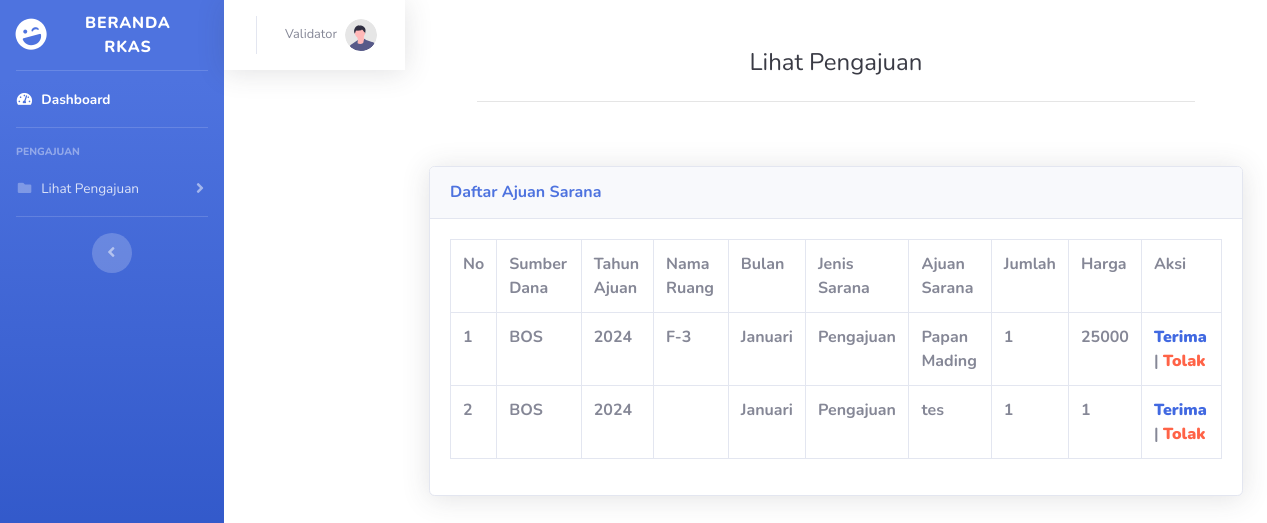
/rkas/validatorsarana.php?id=702205615, run on the app's committed database.
### tables this page shows
CREATE TABLE `tb_user` (
  `id_user` int(10) NOT NULL,
  `nama_user` varchar(60) NOT NULL,
  `nama` char(100) NOT NULL,
  `password` varchar(100) NOT NULL,
  `id_bagian` int(4) NOT NULL,
  `status` varchar(30) NOT NULL
);

CREATE TABLE `tb_sarana` (
  `id_sarana` int(11) NOT NULL,
  `sumber_dana` varchar(50) NOT NULL,
  `tahun_ajuan` int(4) NOT NULL,
  `bulan` varchar(50) NOT NULL,
  `nama_ruang` varchar(100) NOT NULL,
  `jenis_sarana` varchar(100) NOT NULL,
  `ajuan_sarana` varchar(100) NOT NULL,
  `jumlah` int(11) NOT NULL,
  `harga` int(11) NOT NULL,
  `subtotal` int(11) NOT NULL,
  `foto` varchar(50) NOT NULL,
  `keterangan_saran` varchar(50) NOT NULL,
  `status` varchar(50) NOT NULL
);

### rkas/validatorsarana.php (the view, shortened to what this page needs)
<?php
include "koneksi.php";
$id = $_GET['id'];
$sarana = mysqli_query($conn, "SELECT * FROM tb_sarana");
$sql1 = mysqli_query($conn, "SELECT * FROM tb_user WHERE id_user='$id'");
if ($id == 702205615) {
    $profil = '<img class="img-profile rounded-circle" src="img/undraw_profile.svg">';
}
?>
<!DOCTYPE html>
<html lang="en">
<head>
    <link href="vendor/fontawesome-free/css/all.min.css" rel="stylesheet" type="text/css">
    <link href="css/sb-admin-2.css" rel="stylesheet">
</head>
<body id="page-top">
    <div id="wrapper">
        <ul class="navbar-nav bg-gradient-primary sidebar sidebar-dark accordion" id="accordionSidebar">
            <a class="sidebar-brand d-flex align-items-center justify-content-center" href="homevalidator.php?id=<?= $id ?>">
                <div class="sidebar-brand-icon rotate-n-15">
                    <i class="fas fa-laugh-wink"></i>
                </div>
                <div class="sidebar-brand-text mx-3">Beranda RKAS </div>
            </a>
            <hr class="sidebar-divider my-0">
            <li class="nav-item active">
                <a class="nav-link" href="homevalidator.php?id=<?= $id ?>">
                    <i class="fas fa-fw fa-tachometer-alt"></i>
                    <span>Dashboard</span></a>
            </li>
            <hr class="sidebar-divider">
            <div class="sidebar-heading">
                PENGAJUAN
            </div>
            <li class="nav-item">
                <a class="nav-link collapsed" href="#" data-toggle="collapse" data-target="#status"
                    aria-expanded="true" aria-controls="collapsePages">
                    <i class="fas fa-fw fa-folder"></i>
                    <span>Lihat Pengajuan</span>
                </a>
            </li>
            <hr class="sidebar-divider d-none d-md-block">
            <div class="text-center d-none d-md-inline">
                <button class="rounded-circle border-0" id="sidebarToggle"></button>
            </div>
        </ul>
        <nav class="navbar navbar-expand navbar-light bg-white topbar mb-4 static-top shadow">
                    <ul class="navbar-nav ml-auto">
                        <li class="nav-item dropdown no-arrow">
                            <a class="nav-link dropdown-toggle" href="#" id="userDropdown" role="button"
                                data-toggle="dropdown" aria-haspopup="true" aria-expanded="false">
                                <span class="mr-2 d-none d-lg-inline text-gray-600 small"><?php foreach ($sql1 as $row) :
                                echo $row['nama'];
                                    endforeach;
                                    ?></span>
                                <?= $profil ?>
                            </a>
                        </li>
                    </ul>
                </nav>
        <div class="container">
        <div class="p-5">
                            <div class="text-center">
                                <h1 class="h4 text-gray-900 mb-4">Lihat Pengajuan</h1>
                            </div>
                            <hr>
                        </div>
                        <div class="card shadow mb-4">
                        <div class="card-header py-3">
                            <h6 class="m-0 font-weight-bold text-primary">Daftar Ajuan Sarana</h6>
                        </div>
                        <div class="card-body">
                        <div class="table-responsive">
                                <table class="table table-bordered" id="dataTable" width="100%" cellspacing="0">
                                <tr>
                                            <th>No</th>
                                            <th>Sumber Dana</th>
                                            <th>Tahun Ajuan</th>
                                            <th>Nama Ruang</th>
                                            <th>Bulan</th>
                                            <th>Jenis Sarana</th>
                                            <th>Ajuan Sarana</th>
                                            <th>Jumlah</th>
                                            <th>Harga</th>
                                            <th>Aksi</th>
                                    </tr>
                                        <?php $no = 0;?>
                                        <?php foreach ($sarana as $row) : ?>
                                        <tr>
                                        <th><?php $no += 1; echo $no;?></th>
                                        <th><?= $row["sumber_dana"];?></th>
                                        <th><?= $row["tahun_ajuan"];?></th>
                                        <th><?= $row["nama_ruang"];?></th>
                                        <th><?= $row["bulan"];?></th>
                                        <th><?= $row["jenis_sarana"];?></th>
                                        <th><?= $row["ajuan_sarana"];?></th>
                                        <th><?= $row["jumlah"];?></th>
                                        <th><?= $row["harga"];?></th>
                                        <th>
                                            <a href="terimapengajuansarana.php?idc=<?=$row['id_sarana']; ?>"onclick ="return confirm('Yakin?');"><b style="color: royalblue;">Terima</b></a>
                                            |
                                            <a href="tolakpengajuansarana.php?idc=<?=$row['id_sarana']; ?>"onclick ="return confirm('Yakin?');"><b style="color: tomato;">Tolak</b></a>
                                        </th>
                                        </tr>
                                        <?php endforeach;
                                    ?>
                            </div>
                            </div>
                        </div>
                    </div>
                        </div>
</body>
</html>

### data on the page
tb_user: nama "Validator"
tb_sarana: sumber_dana "BOS", tahun_ajuan "2024", nama_ruang "F-3", bulan "Januari", jenis_sarana "Pengajuan", ajuan_sarana "Papan Mading", jumlah "1", harga "25000"
tb_sarana: sumber_dana "BOS", tahun_ajuan "2024", bulan "Januari", jenis_sarana "Pengajuan", ajuan_sarana "tes", jumlah "1", harga "1"
